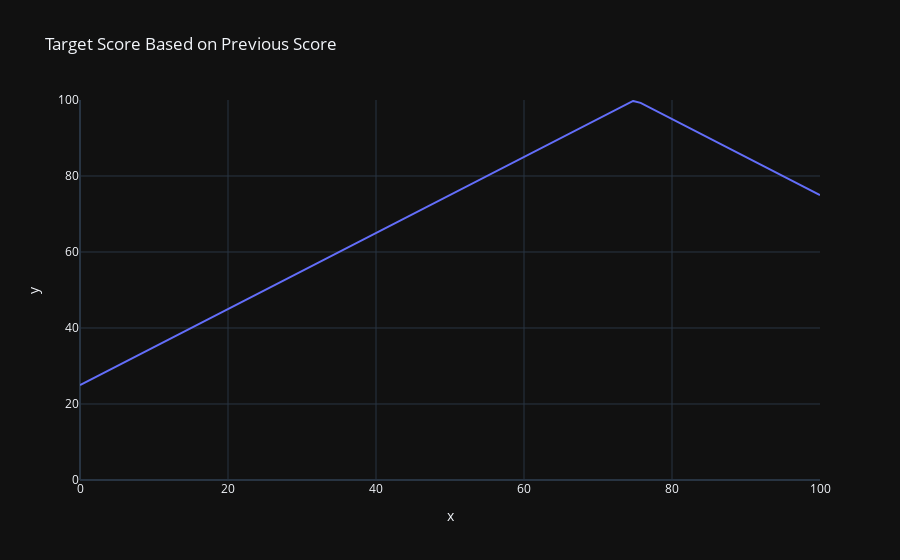

Notebook cell for this chart:
### Markdown cell above
## Worksheet distance to target

### Code cell
def distance_to_target(score, target_score):
    """
    Calculates the distance to the target score as a percentage.

    Parameters:
        score (float or list of floats): The current score(s) as a percentage.
        target_score (float): The target score as a percentage.

    Returns:
        float or list of floats: The distance(s) to the target score as a percentage.

    Raises:
        ValueError: If any score is outside the range of 0 to 100.
        ValueError: If the target score is outside the range of 0 to 100.

    Example:
        >>> distance_to_target(75, 80)
        75.0
        >>> distance_to_target([70, 80, 90], 85)
        [15.0, 5.0, 5.0]
    """
    if np.isscalar(score) == False:
        assert all(0 <= s <= 100 for s in score), "Score must be between 0 and 100."
        return [100 - abs(s - target_score) for s in score]
    else:
        assert 0 <= score <= 100, "Score must be between 0 and 100."
        assert 0 <= target_score <= 100, "Target score must be between 0 and 100."
        return 100 - abs(score - target_score)


x = np.linspace(0, 100, 100)
y = distance_to_target(x, 75)

px.line(x=x, y=y, 
        template="plotly_dark", 
        title="Target Score Based on Previous Score").update_yaxes(range=[0, 100]).update_xaxes(range=[0, 100])

### Figure 1 — Plotly figure (JSON) as saved in the notebook; plotly's stock layout.template omitted (floating-point values rounded to 4 significant figures)
{"data": [{"hovertemplate": "x=%{x}<br>y=%{y}<extra></extra>", "legendgroup": "", "line": {"color": "#636efa", "dash": "solid"}, "marker": {"symbol": "circle"}, "mode": "lines", "name": "", "orientation": "v", "showlegend": false, "type": "scatter", "x": [0, 1.01, 2.02, 3.03, 4.04, 5.051, 6.061, 7.071, 8.081, 9.091, 10.1, 11.11, 12.12, 13.13, 14.14, 15.15, 16.16, 17.17, 18.18, 19.19, 20.2, 21.21, 22.22, 23.23, 24.24, 25.25, 26.26, 27.27, 28.28, 29.29, 30.3, 31.31, 32.32, 33.33, 34.34, 35.35, 36.36, 37.37, 38.38, 39.39, 40.4, 41.41, 42.42, 43.43, 44.44, 45.45, 46.46, 47.47, 48.48, 49.49, 50.51, 51.52, 52.53, 53.54, 54.55, 55.56, 56.57, 57.58, 58.59, 59.6, 60.61, 61.62, 62.63, 63.64, 64.65, 65.66, 66.67, 67.68, 68.69, 69.7, 70.71, 71.72, 72.73, 73.74, 74.75, 75.76, 76.77, 77.78, 78.79, 79.8, 80.81, 81.82, 82.83, 83.84, 84.85, 85.86, 86.87, 87.88, 88.89, 89.9, 90.91, 91.92, 92.93, 93.94, 94.95, 95.96, 96.97, 97.98, 98.99, 100], "xaxis": "x", "y": [25, 26.01, 27.02, 28.03, 29.04, 30.05, 31.06, 32.07, 33.08, 34.09, 35.1, 36.11, 37.12, 38.13, 39.14, 40.15, 41.16, 42.17, 43.18, 44.19, 45.2, 46.21, 47.22, 48.23, 49.24, 50.25, 51.26, 52.27, 53.28, 54.29, 55.3, 56.31, 57.32, 58.33, 59.34, 60.35, 61.36, 62.37, 63.38, 64.39, 65.4, 66.41, 67.42, 68.43, 69.44, 70.45, 71.46, 72.47, 73.48, 74.49, 75.51, 76.52, 77.53, 78.54, 79.55, 80.56, 81.57, 82.58, 83.59, 84.6, 85.61, 86.62, 87.63, 88.64, 89.65, 90.66, 91.67, 92.68, 93.69, 94.7, 95.71, 96.72, 97.73, 98.74, 99.75, 99.24, 98.23, 97.22, 96.21, 95.2, 94.19, 93.18, 92.17, 91.16, 90.15, 89.14, 88.13, 87.12, 86.11, 85.1, 84.09, 83.08, 82.07, 81.06, 80.05, 79.04, 78.03, 77.02, 76.01, 75], "yaxis": "y"}], "layout": {"legend": {"tracegroupgap": 0}, "title": {"text": "Target Score Based on Previous Score"}, "xaxis": {"anchor": "y", "domain": [0, 1], "range": [0, 100], "title": {"text": "x"}}, "yaxis": {"anchor": "x", "domain": [0, 1], "range": [0, 100], "title": {"text": "y"}}}}
